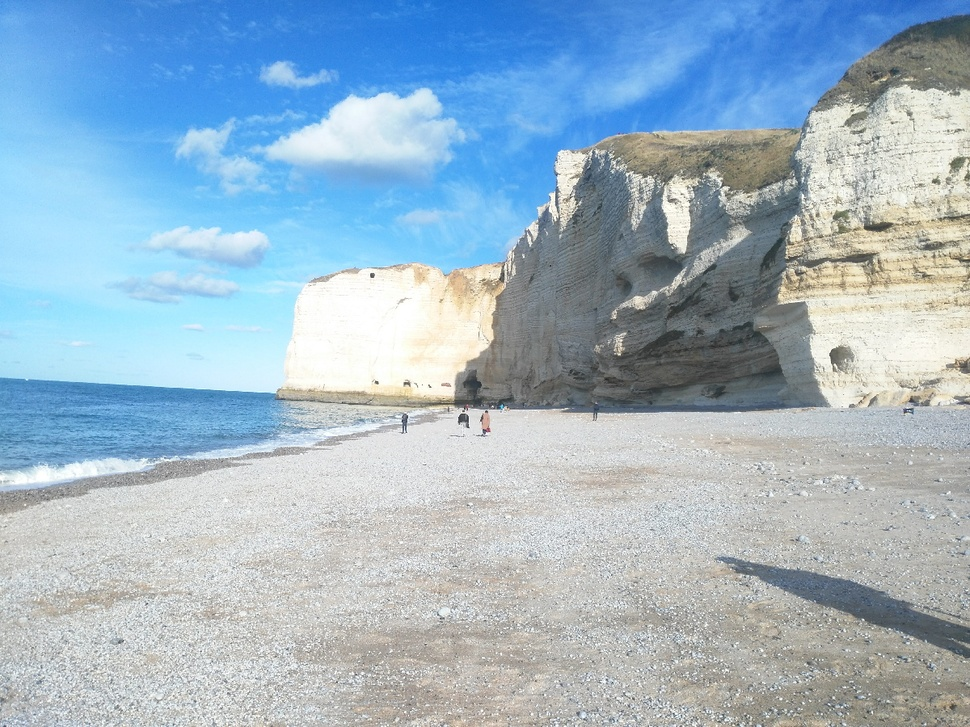
#> input picture etretat.jpg, 970 x 727 px, shrunk from 1200 x 900 before the run
$ jupyter execute 'TP 2 INFO FINAL .ipynb'   (shell and % lines are left out)   (older library calls are emulated)
#> lines starting #> are read from the running program, lines starting #| are printed output that depends on the picture; after the words box and inside, x2 and y2 are one past the last pixel; in counts of white or black regions, pixels touching at a corner belong together
[cell 1]
from skimage.io import imread,imsave,imshow

im = imread('etretat.jpg')
#> im is the input picture: shape (727, 970, 3); mean R, G, B 158, 181.4, 197.9
imshow(im)

ESSAI Filters Gaussian

[cell 2]
from skimage.filters.rank import mean, median
from skimage.io import imread, imsave, imshow
import matplotlib.pyplot as plt
import cv2
from cv2 import medianBlur

im = imread('etretat.jpg')

nois1 = cv2.medianBlur(im, 3)
cv2.imshow('Median filter - Gaussian noise',nois1)
#cv2.waitKey()
cv2.imwrite("Median filter - Gaussian noise.jpg",nois1)


#nois = imread("Median filter - Gaussian noise.jpg")


nois2 = cv2.medianBlur(imread ("Median filter - Gaussian noise.jpg"), 3)
cv2.imshow('Median filter - Uniform noise',nois2)
#cv2.waitKey()
cv2.imwrite("Median filter - Uniform noise.jpg",nois2)

#nois = imread("Median filter - Uniform noise.jpg")


nois3 = cv2.medianBlur(imread ("Median filter - Uniform noise.jpg"), 3)
cv2.imshow('Median filter - Impuls noise',nois3)
#cv2.waitKey()
cv2.imwrite("Median filter - Impuls noise.jpg",nois3)

plt.figure(figsize=(15,15))
plt.subplot(131)
plt.imshow(cv2.imread("Median filter - Gaussian noise.jpg"))
plt.title('premierenoise.jpg')
plt.subplot(132)
plt.imshow(cv2.imread("Median filter - Uniform noise.jpg"))
plt.title('premierenoise2.jpg')
plt.subplot(133)
plt.imshow(cv2.imread("Median filter - Impuls noise.jpg"))
plt.title('premierenoise3.jpg')
#> figure, not shown here; B, G, R data is drawn as R, G, B

ESSAI Constrats

[cell 3]
from PIL import Image, ImageFilter
from skimage.io import imread, imsave, imshow
import matplotlib.pyplot as plt

#Lire l'image
im = Image.open('etretat.jpg')


#Affiche l'image
#im.show()

from PIL import ImageEnhance
enh = ImageEnhance.Contrast(im)
enh.enhance(2)
# possibilité de modifier l intensité du contraste
enh.enhance(2).save("20% more constrast.png","PNG")

imcontrast = Image.open("20% more constrast.png")


plt.figure(figsize=(15,15))

plt.subplot(121)
plt.imshow (im)
plt.title('etretat')
plt.subplot(122)
plt.imshow (imcontrast)
plt.title('etretatcontrast')
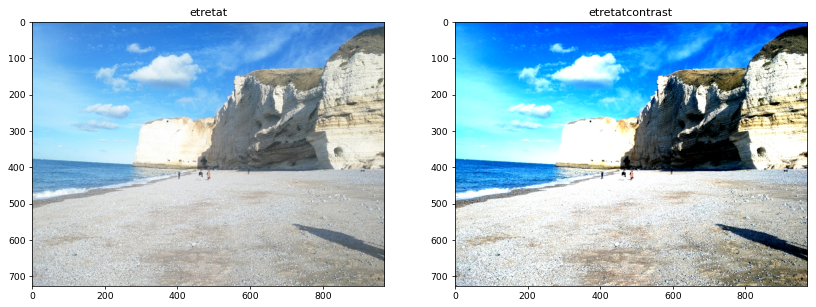
#> figure drawn by matplotlib, 2 panels

GAMMA @ parametres

[cell 4]
from __future__ import print_function
import numpy as np
import argparse
import cv2
from PIL import Image, ImageEnhance, ImageFilter
import matplotlib.pyplot as plt
from skimage.io import imread,imsave,imshow

def adjust_gamma(image, gamma=1):
	# build a lookup table mapping the pixel values [0, 255] to
	# their adjusted gamma values
#> called with gamma = 1
	invGamma = 1.0 / gamma
#> invGamma = 1
	table = np.array([((i / 255.0) ** invGamma) * 150
		for i in np.arange(0, 256)]).astype("uint8")
#> table = 256 values from 0 to 150
	# apply gamma correction using the lookup table
	return cv2.LUT(image, table)

# break
#-------------------PARAMETRES------------------------
gamma = 1
saturation = 1.5
contrast = 1
luminosite = 1
nettete = 1
# [9 lines of commented-out code are left out]
imsave("gamma.jpg", adjust_gamma(imread("etretat.jpg"), gamma))
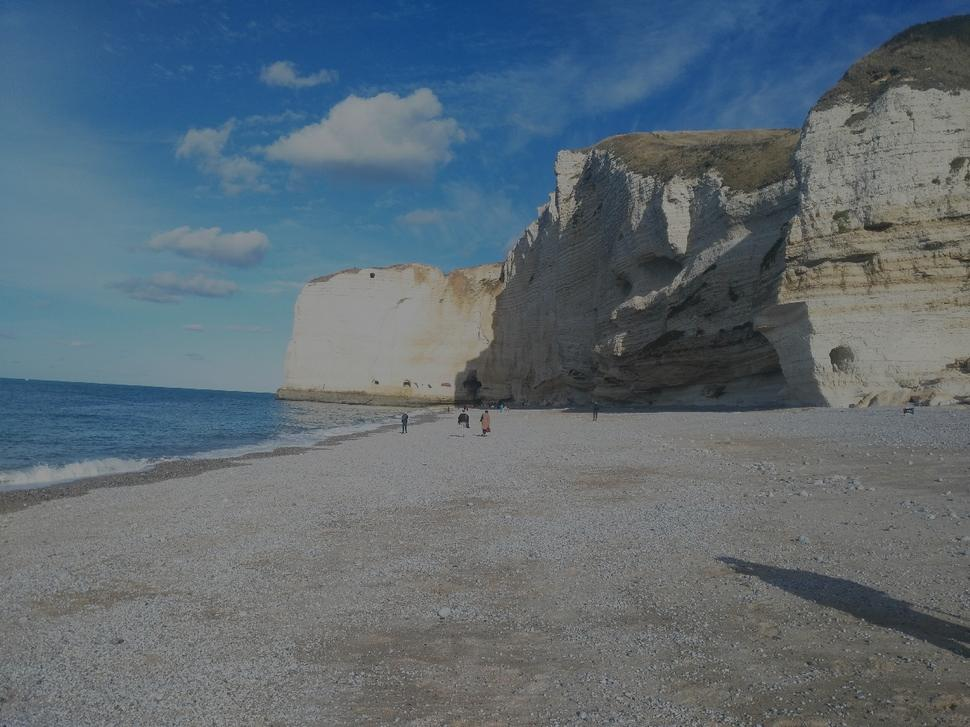
#> saved as gamma.jpg: shape (727, 970, 3); mean R, G, B 92.4, 106.2, 116
# imsave("gamma.jpg", imread("etretat.jpg"))
img = Image.open('gamma.jpg')
# img = img.filter(ImageFilter.DETAIL)

converter = ImageEnhance.Color(img)
img = converter.enhance(saturation)
converter = ImageEnhance.Brightness(img)
img = converter.enhance(luminosite)
converter = ImageEnhance.Sharpness(img)
img = converter.enhance(nettete)
converter = ImageEnhance.Contrast(img)
img = converter.enhance(contrast)
img.save("gamma.jpg")

img.show()
plt.subplot(122)
plt.imshow(imread('gamma.jpg'))
plt.title('gammaphoto.jpg')

plt.subplot(121)
plt.imshow(imread("etretat.jpg"))
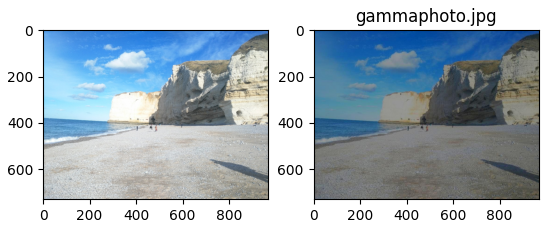
#> figure drawn by matplotlib, 2 panels

AMELIORATION DE L IMAGE

[cell 5]
import cv2
import numpy as np
import matplotlib.pyplot as pyplot
import argparse
from PIL import Image, ImageEnhance, ImageFilter
import matplotlib.pyplot as plt
from skimage.io import imread,imsave,imshow

def adjust_gamma(image, gamma=1):
	# build a lookup table mapping the pixel values [0, 255] to
	# their adjusted gamma values
	invGamma = 1.0 / gamma
	table = np.array([((i / 255.0) ** invGamma) * 255
		for i in np.arange(0, 256)]).astype("uint8")
	# apply gamma correction using the lookup table
	return cv2.LUT(image, table)

#-------------------PARAMETRES------------------------
gamma = 1.5
saturation = 0.3
contrast = 1
luminosite = 1
nettete = 1
#-----------------------------------------------------

plt.figure(figsize=(15,15))

im1= imread ('etretat.jpg')
plt.subplot(131)
plt.imshow(im1)
plt.title('departphoto.jpg')
img = plt.imread('etretat.jpg', 1)
plt.subplot(132)
plt.imshow(img)

imgInfo = img.shape
#> imgInfo = (727, 970, 3)
height = imgInfo[0]
#> height = 727
width = imgInfo[1]
#> width = 970

count_b = np.zeros(256, np.float) # Because it is a probability, it may be a floating point number
count_g = np.zeros(256, np.float)
count_r = np.zeros(256, np.float)


# Comptage nbr pixels
for i in range(height):
    for j in range(width):
        (b, g, r) = img[i, j]

        index_b = int(b)
        index_g = int(g)
        index_r = int(r)

        count_b[index_b] = count_b[index_b] + 1
        count_g[index_g] = count_g[index_g] + 1
        count_r[index_r] = count_r[index_r] + 1
#> after the loop, count_b = 256 values, max 5467 at index 200, min 0 at index 0, mean 2754.6; count_g = 256 values, max 6867 at index 228, min 0 at index 0, mean 2754.6; count_r = 256 values, max 19943 at index 255, min 0 at index 0, mean 2754.6

total = height * width # Total pixels
#> total = 705190
count_b =  count_b / total
#> count_b = 256 values, max 0.00775 at index 200, min 0 at index 0, mean 0.00391
count_g =  count_g / total
#> count_g = 256 values, max 0.00974 at index 228, min 0 at index 0, mean 0.00391
count_r =  count_r / total
#> count_r = 256 values, max 0.0283 at index 255, min 0 at index 0, mean 0.00391

# Calcul prob cumul
sum_b = sum_g = sum_r = float(0)
for i in range(256):
    sum_b += count_b[i]
    count_b[i] = sum_b

    sum_g += count_g[i]
    count_g[i] = sum_g

    sum_r += count_r[i]
    count_r[i] = sum_r
#> this loop made 256 passes
#> (sum_b, sum_g, sum_r) on passes 1 to 3: (0, 0, 0), (0, 0, 0), (0, 0, 0)
#> after the loop, count_b = 256 values from 0 to 1; count_g = 256 values from 0 to 1; count_r = 256 values from 0 to 1; sum_b = 1; sum_g = 1; sum_r = 1

# the mapping table
mapl_b = np.uint16(255 * count_b)
#> mapl_b = 256 values from 0 to 255
mapl_g = np.uint16(255 * count_g)
#> mapl_g = 256 values from 0 to 255
mapl_r = np.uint16(255 * count_r)
#> mapl_r = 256 values from 0 to 255

# Map the image
dst = np.zeros((height, width, 3), np.uint8)
for i in range(height):
    for j in range(width):
        (b, g, r) = img[i, j]
        b = mapl_b[b]
        g = mapl_g[g]
        r = mapl_r[r]

        dst[i, j] = (b, g, r)
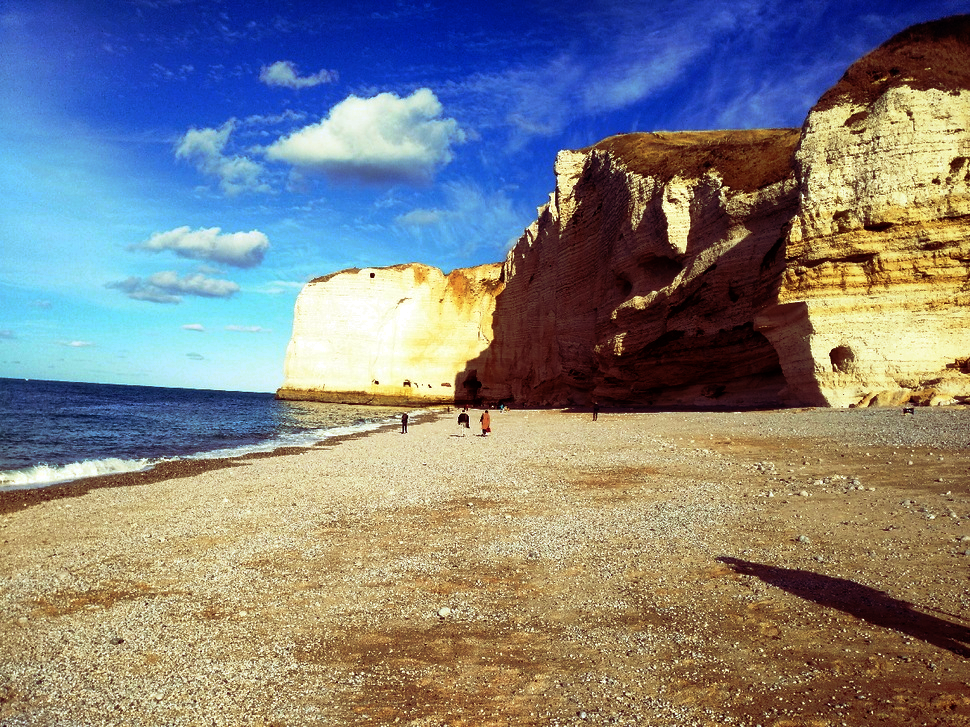
#> dst: shape (727, 970, 3); mean R, G, B 127.7, 127.9, 128.1


plt.subplot(133)
plt.imshow(dst)
plt.imsave("final.jpg", dst)
plt.title('final.jpg')

img = Image.open('final.jpg')
img = img.filter(ImageFilter.DETAIL)

converter = ImageEnhance.Color(img)
img = converter.enhance(saturation)
converter = ImageEnhance.Brightness(img)
img = converter.enhance(luminosite)
converter = ImageEnhance.Sharpness(img)
img = converter.enhance(nettete)
converter = ImageEnhance.Contrast(img)
img = converter.enhance(contrast)

img.save("final.jpg")

EXTRA effet couleur

[cell 6]
import cv2
import numpy as np
import matplotlib.pyplot as plt


original = cv2.imread('final.jpg')


for k in range(0,50):
    original[:,:,0] = original[:,:,0] / 1.03
    original[:,:,1] = original[:,:,1] * 1.02
    original[:,:,2] = original[:,:,2] * 0


    cv2.imshow('Updated',original)
    cv2.waitKey(40)
#> this loop made 50 passes
#> pass 1, `cv2.imshow('Updated',original)`:
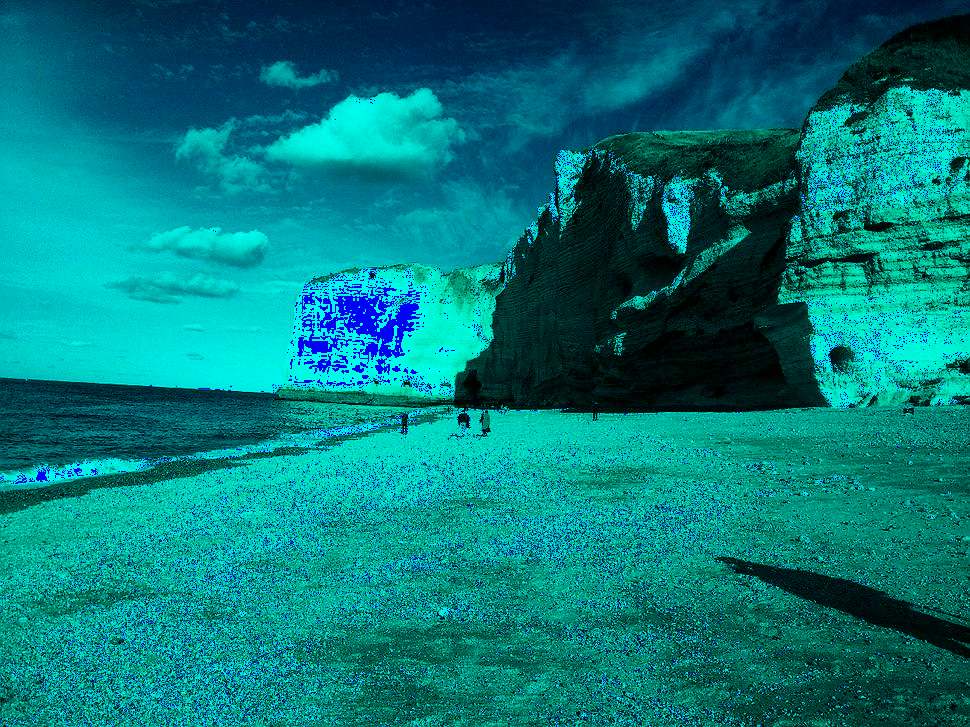
#> window 'Updated': shape (727, 970, 3); mean B, G, R 123.1, 121.3, 0
#> after the loop:
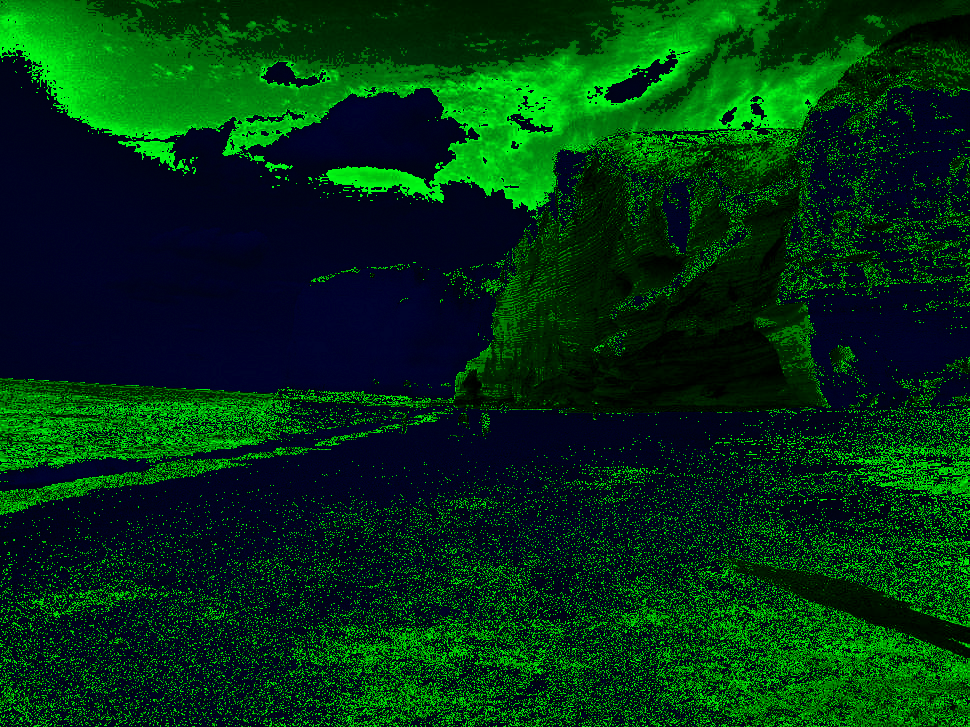
#> original: shape (727, 970, 3); mean B, G, R 17.8, 49.6, 0
cv2.destroyAllWindows()
plt.imshow(original)
plt.show()

[cell 7]
import cv2
import numpy as np
from skimage.io import imread
from matplotlib import pyplot as plt
img = imread('final.jpg')
#> img: shape (727, 970, 3)
plt.subplot(121)
plt.imshow(img)

grayscaled = cv2.cvtColor(img,cv2.COLOR_BGR2GRAY)
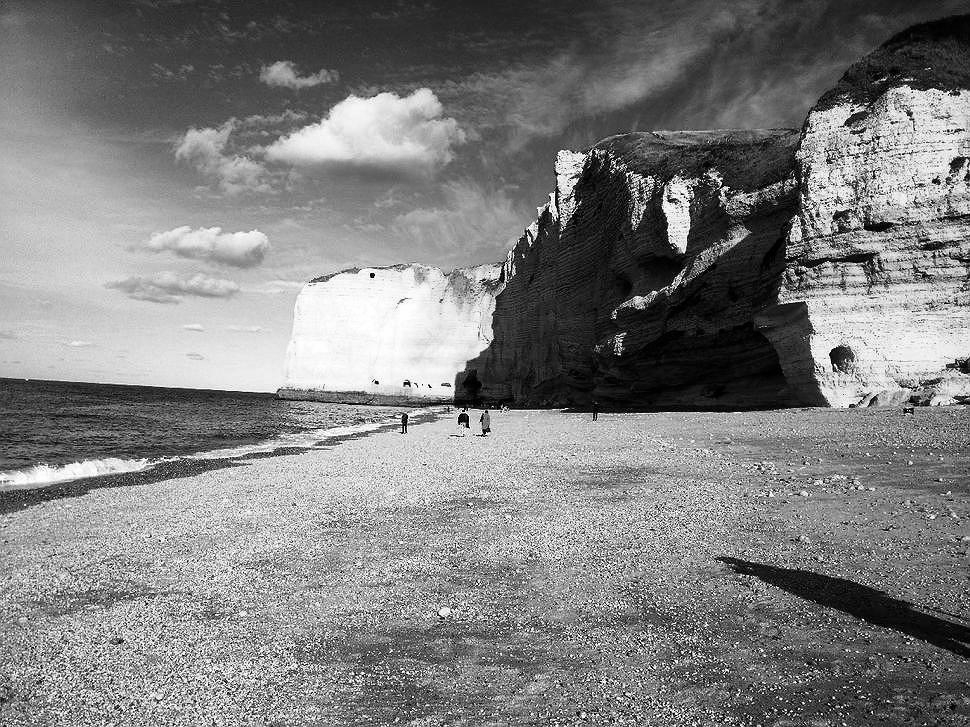
#> grayscaled: shape (727, 970); min 0, max 255, mean 127
th = cv2.adaptiveThreshold(grayscaled, 256, cv2.ADAPTIVE_THRESH_GAUSSIAN_C, cv2.THRESH_BINARY, 115, 1)
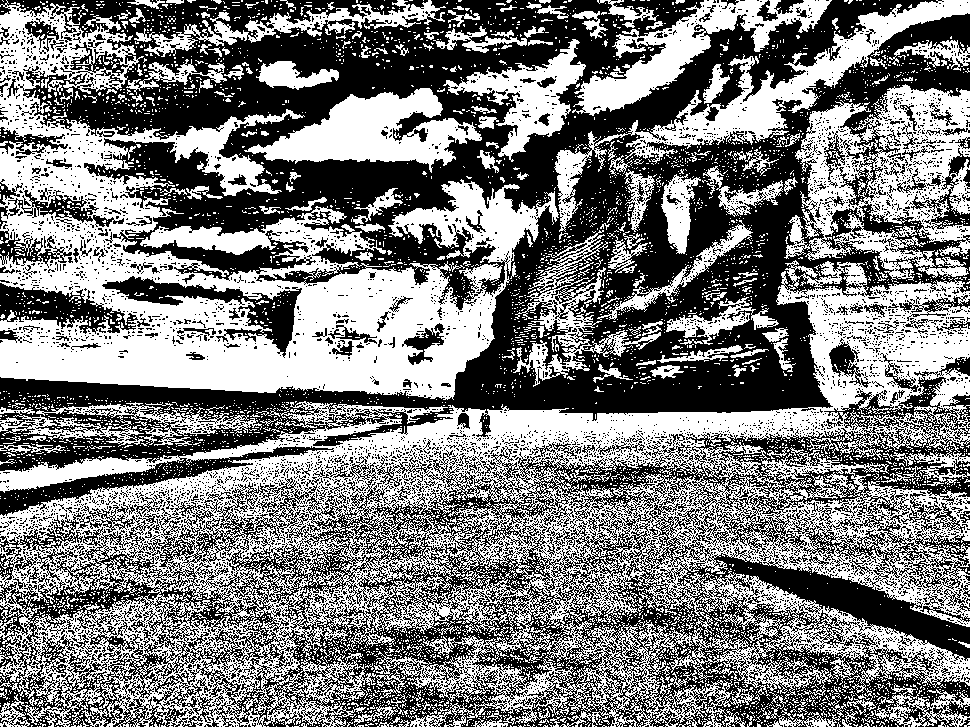
#> th: shape (727, 970); 49.2% white; 5138 white regions (4891 under 20 px), largest, box (x1, y1, x2, y2) and area: (0, 260, 970, 727) 156476, (0, 0, 559, 400) 81237, (784, 84, 970, 282) 18199
plt.subplot(122)
plt.imshow(th)
